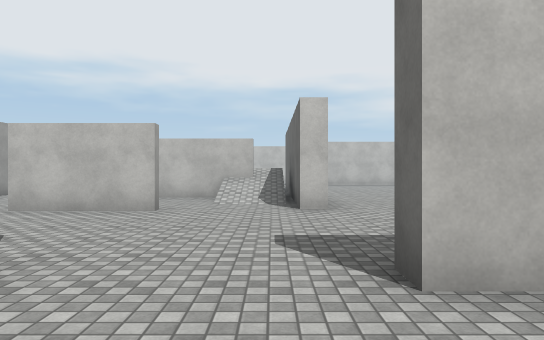
view 1 (above)

22 first-person views from a walk through a 3-D level made in the Unity game engine. The camera is 1.4 m above the floor, looks level and sees 70° across. The floor is counted in squares, 2 m on a side. Each view is taken from the middle of a square. On the plan, view 1 faces up. The plan holds only what a view shows up to about 11 squares ahead; the rest is blank. The player character is not drawn. Surface patterns are stand-ins for the level's own textures.

view 2
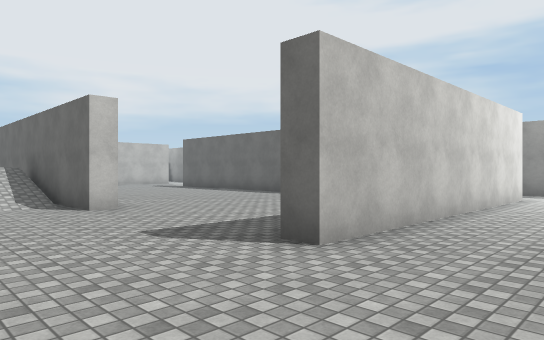

view 3
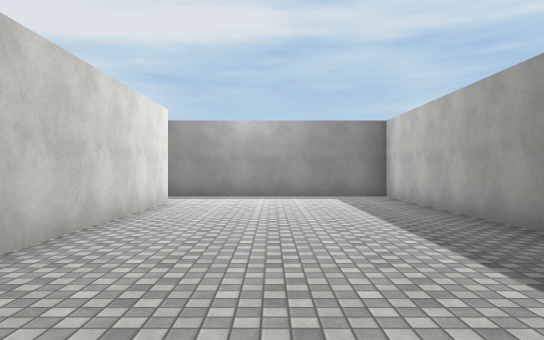

view 4
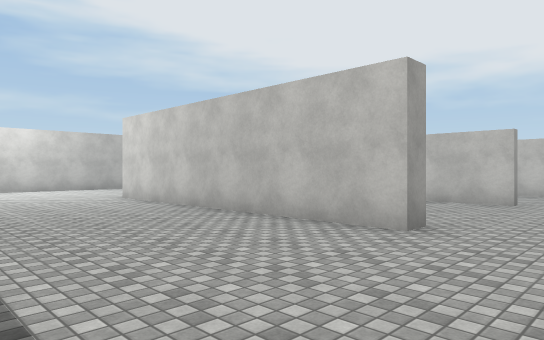

view 5
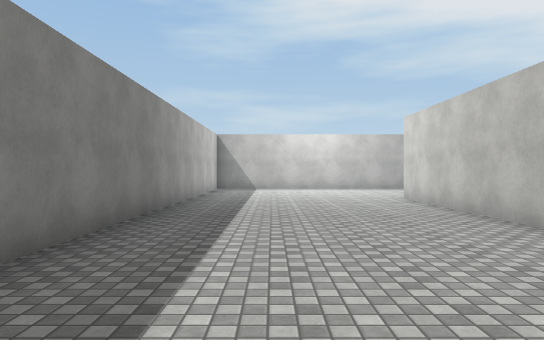

view 6
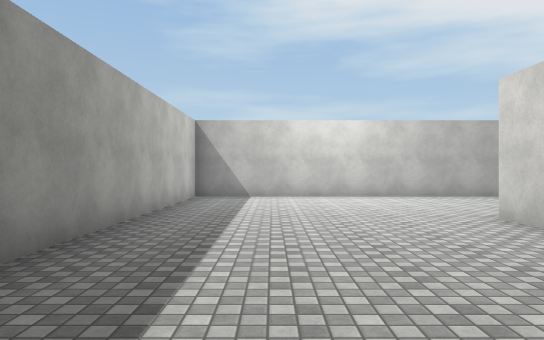

view 7
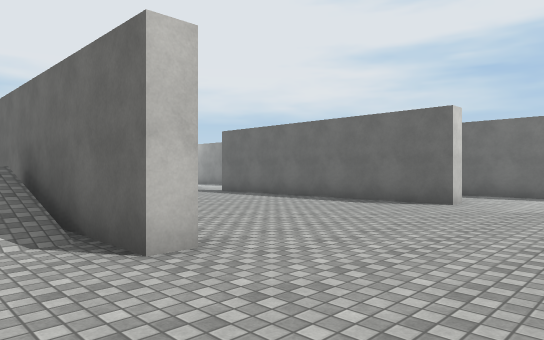

view 8
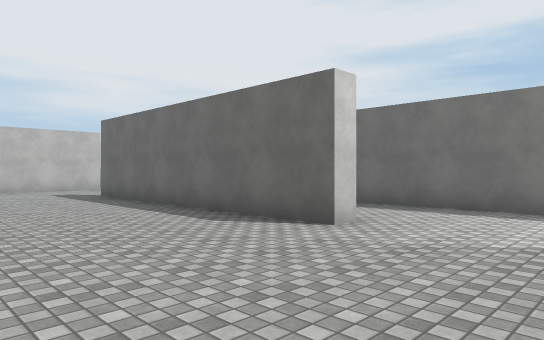

view 9
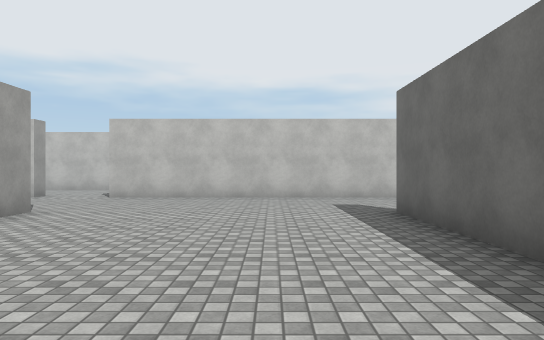

view 10
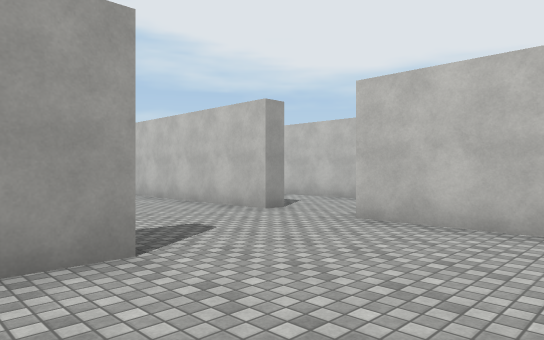

view 11
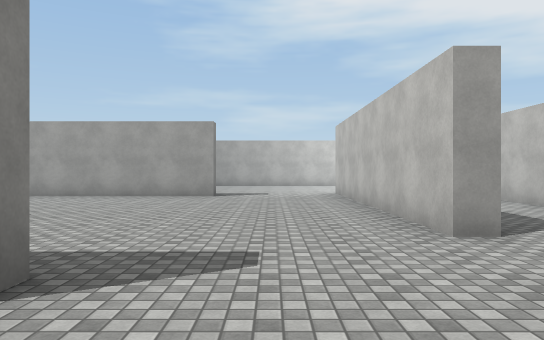

view 12
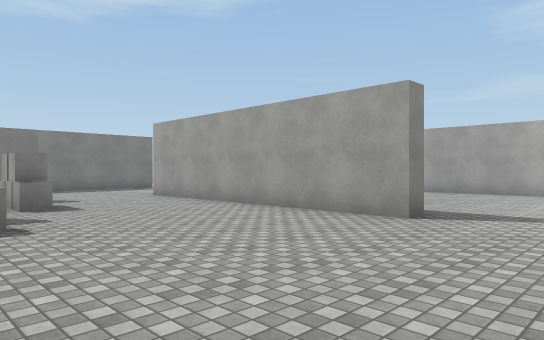

view 13
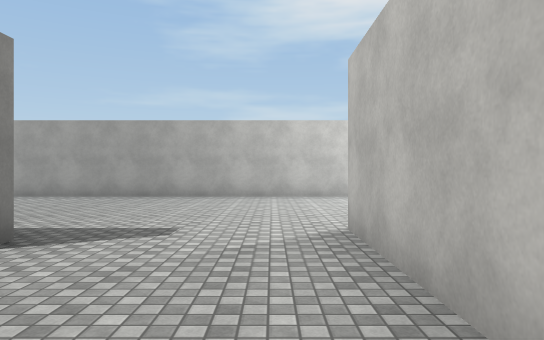

view 14
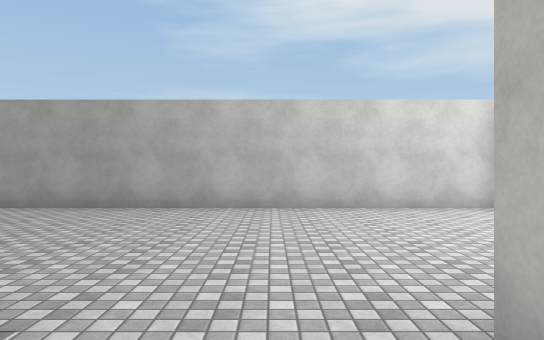

view 15
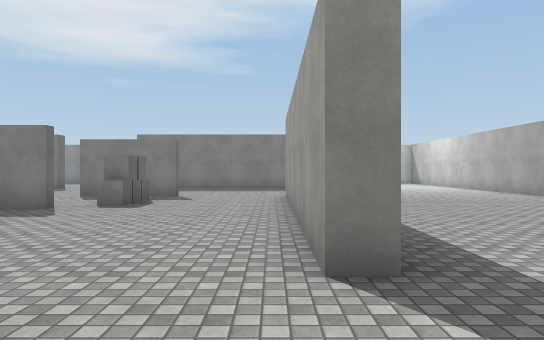

view 16
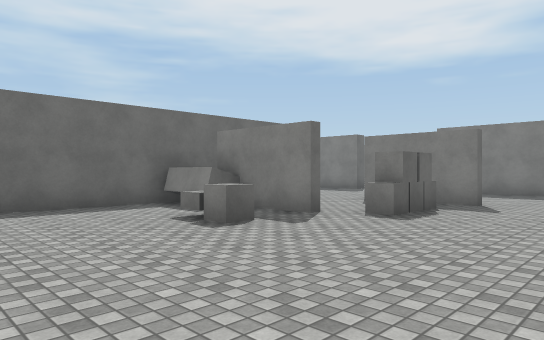

view 17
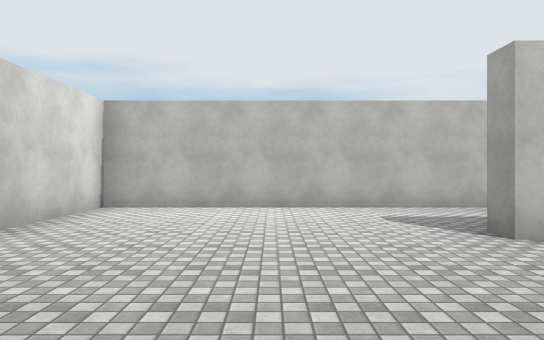

view 18
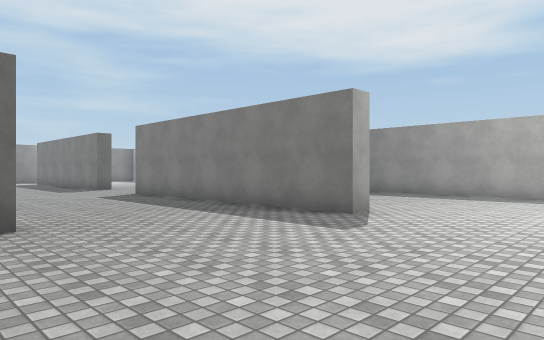

view 19
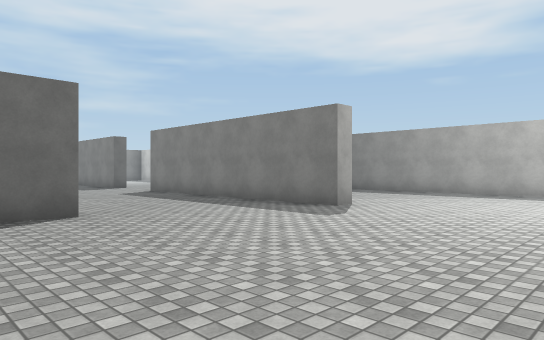

view 20
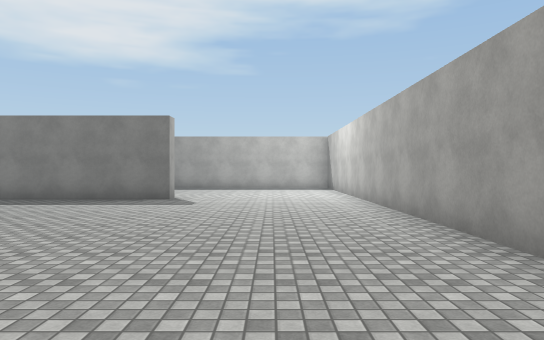

view 21
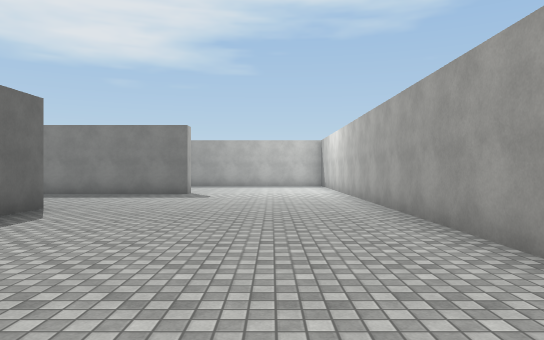

view 22
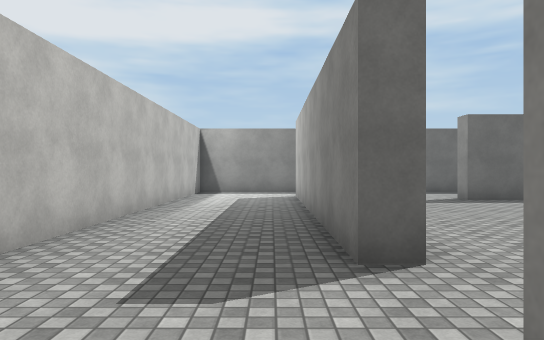

### Floor plan
Points are (right, up) in squares from view 1. A wall is a line through its corners. A room is listed if a view was taken in it or the views show most of it. See-through windows are left out.
Room 1 (views 1, 2, 3, 4, 5, 6, 7, 8, 9, 10, 11, 12, 13, 14, 15, 16, 17, 18, 19, 20, 21, 22)
walls: (-1.2, 10) (-1.2, 10.9); (-3, 10.1) (-0.5, 10.1); (-0.4, 9.8) (-2.9, 9.8); (-1.9, 6.6) (-4.5, 6.6); (-4.5, 6.9) (-2, 6.9); (1, 6.9) (0.5, 6.9) (0.5, 13.8); (-2, 2.8) (-2, 2.2) (-9.6, 2.2) (-9.6, 2.7) (-2.8, 2.7); (-7.9, 6.9) (-7.9, 8.1); (1, 14.5) (1, 13.5); (-7.9, 14.4) (-7.4, 14.4) (-7.4, 6.9); (-1.1, 18.5) (-1.1, 17.9) (-8.6, 17.9) (-8.6, 18.5); (7.6, 6.9) (7.1, 6.9) (7.1, 14.4) (7.6, 14.4); (-1.2, 21.3) (-14.2, 21.3) (-14.2, -3) (-2.8, -3); (8.4, 2.2) (0.9, 2.2) (0.9, 2.8); (10.2, 5.2) (10.2, 8.6); (4.2, -3) (10.2, -3) (10.2, 2.8); (8.2, 17.9) (0.9, 17.9) (0.9, 18.4) (8.2, 18.4); (9, 21.3) (1.1, 21.3)
objects: other object (-4, 8); other object (-4, 9); other object (-3, 12); block (-2, 12)

Where each view was taken, in squares from view 1:
view 1: 0 up, 0 right, facing up
view 2: 0 up, 2 left, facing up-right
view 3: 0 up, 0 right, facing right
view 4: 2 down, 0 right, facing up-left
view 5: 1 down, 0 right, facing left
view 6: 1 down, 4 left, facing left
view 7: 4 up, 1 left, facing up-right
view 8: 4 up, 3 right, facing up-right
view 9: 8 up, 5 right, facing up
view 10: 13 up, 4 right, facing up-left
view 11: 16 up, 3 right, facing left
view 12: 17 up, 2 left, facing down-left
view 13: 17 up, 4 left, facing left
view 14: 17 up, 7 left, facing left
view 15: 17 up, 7 left, facing down
view 16: 15 up, 7 left, facing down-right
view 17: 14 up, 11 left, facing up
view 18: 8 up, 13 left, facing down-right
view 19: 9 up, 14 left, facing down-right
view 20: 12 up, 12 left, facing down
view 21: 14 up, 12 left, facing down
view 22: 19 up, 2 left, facing right
